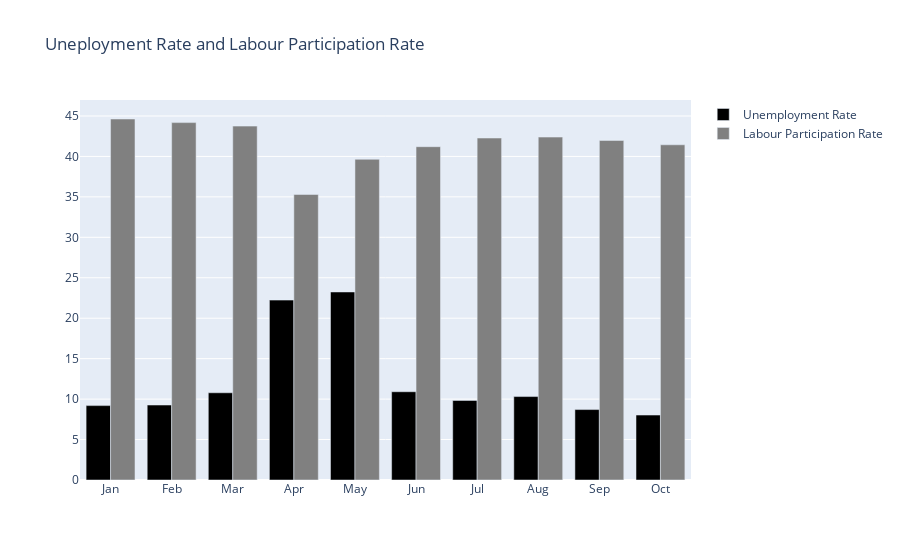

Notebook cell for this chart:
### Code cell
month = grp.month
estimated_unemployment_rate = grp["EstimatedUnemploymentRate(%)"]
estimated_labour_participation_rate = grp["EstimatedLabourParticipationRate(%)"]

fig = go.Figure()

fig.add_trace(go.Bar(x=month, y=estimated_unemployment_rate, name="Unemployment Rate", marker=dict(color='black')))
fig.add_trace(go.Bar(x = month, y = estimated_labour_participation_rate, name= "Labour Participation Rate",marker=dict(color="grey")))

fig.update_layout(title="Uneployment Rate and Labour Participation Rate")
fig.update_xaxes(categoryorder="array", categoryarray=["Jan", "Feb", "Mar", "Apr", "May", "Jun", "Jul", "Aug", "Sep", "Oct"])
fig.show()

### Figure 1 — Plotly figure (JSON) as saved in the notebook; plotly's stock layout.template omitted (floating-point values rounded to 4 significant figures)
{"data": [{"marker": {"color": "black"}, "name": "Unemployment Rate", "type": "bar", "x": ["Apr", "Aug", "Feb", "Jan", "Jul", "Jun", "Mar", "May", "Oct", "Sep"], "y": [22.24, 10.31, 9.266, 9.197, 9.834, 10.91, 10.78, 23.24, 8.026, 8.706]}, {"marker": {"color": "grey"}, "name": "Labour Participation Rate", "type": "bar", "x": ["Apr", "Aug", "Feb", "Jan", "Jul", "Jun", "Mar", "May", "Oct", "Sep"], "y": [35.3, 42.39, 44.18, 44.63, 42.27, 41.2, 43.75, 39.65, 41.44, 41.97]}], "layout": {"title": {"text": "Uneployment Rate and Labour Participation Rate"}, "xaxis": {"categoryarray": ["Jan", "Feb", "Mar", "Apr", "May", "Jun", "Jul", "Aug", "Sep", "Oct"], "categoryorder": "array"}}}
